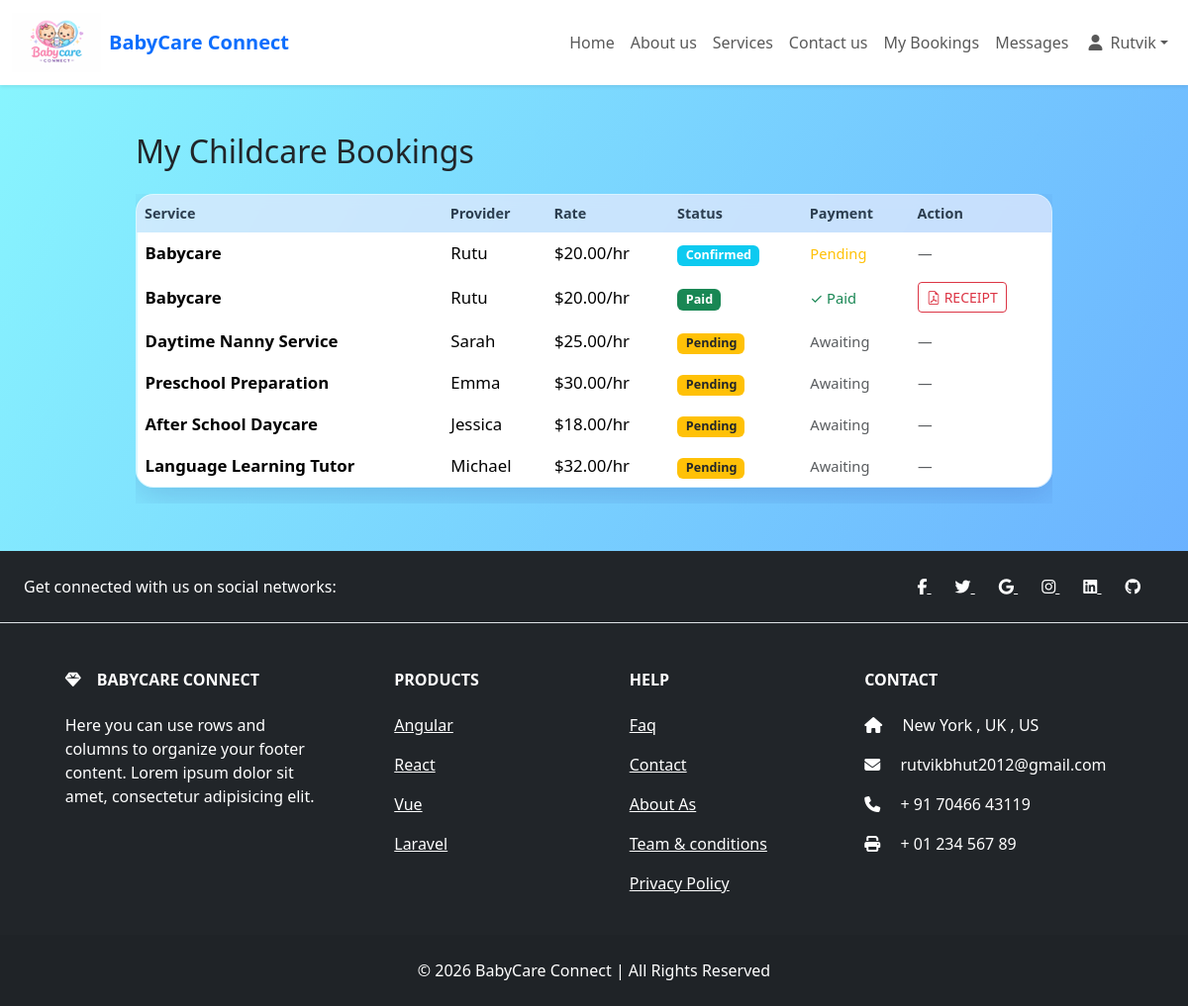
Screenshot of /my-bookings/ (signed in) with the database file from the repository.
### babycareapp/models.py (models this page shows, shortened)
class User(AbstractUser):
    IS_PARENT = 'parent'
    IS_PROVIDER = 'provider'
    IS_ADMIN = 'admin'
    ROLE_CHOICES = [
        (IS_PARENT, 'Parent'),
        (IS_PROVIDER, 'Childcare Provider'),
        (IS_ADMIN, 'Admin'),
    ]
    email = models.EmailField(unique=True)
    role = models.CharField(max_length=10, choices=ROLE_CHOICES, default=IS_PARENT)
    phone_number = models.CharField(max_length=15, blank=True)
    address = models.TextField(blank=True)
    last_activity = models.DateTimeField(null=True, blank=True)
    is_typing = models.BooleanField(default=False)
    typing_to = models.IntegerField(null=True, blank=True)
    USERNAME_FIELD = 'email'
    REQUIRED_FIELDS = ['username']

class Booking(models.Model):
    parent = models.ForeignKey(
        settings.AUTH_USER_MODEL,
        on_delete=models.CASCADE,
        limit_choices_to={'role': 'parent'}
    )
    service = models.ForeignKey(Service, on_delete=models.CASCADE)
    start_date = models.DateField()
    status = models.CharField(
        max_length=20,
        choices=[('pending', 'Pending'), ('confirmed', 'Confirmed'), ('paid', 'Paid')],
        default='pending'
    )

class Service(models.Model):
    provider = models.ForeignKey(
        settings.AUTH_USER_MODEL,
        on_delete=models.CASCADE,
        limit_choices_to={'role': 'provider'}
    )
    image = models.ImageField(upload_to='service_images/', null=True, blank=True)
    title = models.CharField(max_length=200) # e.g., "Full-time Nanny"
    description = models.TextField(blank=True, null=True)
    hourly_rate = models.DecimalField(max_digits=10, decimal_places=2)
    location = models.CharField(max_length=255)
    is_available = models.BooleanField(default=True)
    created_at = models.DateTimeField(auto_now_add=True)

### babycareapp/views.py (the view)
# urls.py: path('my-bookings/', views.parent_bookings, name='parent_bookings'),
@login_required
def parent_bookings(request):
    if not hasattr(request.user, 'role') or request.user.role != 'parent':
        messages.error(request, 'Only parents can view their bookings.')
        return redirect('service_list')
    bookings = Booking.objects.filter(parent=request.user).order_by('-id')
    return render(request, 'babycareapp/parent_bookings.html', {'bookings': bookings})

### babycareapp/context_processors.py (called while the page is built)
def unread_messages(request):
    if request.user.is_authenticated:
        count = Message.objects.filter(receiver=request.user, is_read=False).count()
        return {'unread_count': count}
    return {'unread_count': 0}

### babycareapp/templates/babycareapp/parent_bookings.html (shortened to what this page needs)
{% extends "babycareapp/nav.html" %}
{% block content %}
<!DOCTYPE html>
<html lang="en">
<head>
    <link href="https://cdn.jsdelivr.net/npm/bootstrap@5.3.2/dist/css/bootstrap.min.css" rel="stylesheet">
    <link rel="stylesheet" href="https://cdn.jsdelivr.net/npm/bootstrap-icons@1.11.0/font/bootstrap-icons.css">
    <link rel="stylesheet" href="https://cdn.jsdelivr.net/npm/aos@2.3.4/dist/aos.css" />
</head>
<body>
    <div class="container mt-5 mb-5">
        <div class="row">
            <div class="col-lg-10 mx-auto">
                <h2 class="mb-4 " data-aos="fade-down">My Childcare Bookings</h2>
                {% if bookings %}
                    <div class="table-responsive" data-aos="fade-up" data-aos-delay="150">
                        <table class="table glass-table table-hover">
                            <thead>
                                <tr>
                                    <th>Service</th>
                                    <th>Provider</th>
                                    <th>Rate</th>
                                    <th>Status</th>
                                    <th>Payment</th>
                                    <th>Action</th>
                                </tr>
                            </thead>
                            <tbody>
                                {% for b in bookings %}
                                <tr data-aos="zoom-in" data-aos-delay="{{ forloop.counter0|add:1 }}00">
                                    <td><strong>{{ b.service.title }}</strong></td>
                                    <td>{{ b.service.provider.first_name }}</td>
                                    <td>${{ b.service.hourly_rate }}/hr</td>
                                    <td>
                                        {% if b.status == 'pending' %}
                                            <span class="badge bg-warning text-dark" data-aos="pulse">Pending</span>
                                        {% elif b.status == 'confirmed' %}
                                            <span class="badge bg-info" data-aos="pulse">Confirmed</span>
                                        {% elif b.status == 'paid' %}
                                            <span class="badge bg-success" data-aos="pulse">Paid</span>
                                        {% else %}
                                            <span class="badge bg-secondary" data-aos="pulse">{{ b.status }}</span>
                                        {% endif %}
                                    </td>
                                    <td>
                                        {% if b.status == 'confirmed' %}
                                            <small class="text-warning">Pending</small>
                                        {% elif b.status == 'paid' %}
                                            <small class="text-success">✓ Paid</small>
                                        {% else %}
                                            <small class="text-muted">Awaiting</small>
                                        {% endif %}
                                    </td>
                                    <td>
                                        {% if b.status == 'paid' %}
                                            <a href="{% url 'view_invoice' b.id %}" class="btn btn-sm btn-outline-danger" title="View Invoice">
                                                <i class="bi bi-file-earmark-pdf"></i> Receipt
                                            </a>
                                        {% else %}
                                            <small class="text-muted">—</small>
                                        {% endif %}
                                    </td>
                                </tr>
                                {% endfor %}
                            </tbody>
                        </table>
                    </div>
                {% else %}
                    <div class="alert alert-info" role="alert" data-aos="fade-in">
                        <i class="bi bi-info-circle"></i> You haven't made any bookings yet. <a href="{% url 'service_list' %}" class="alert-link">Browse services</a>
                    </div>
                {% endif %}
            </div>
        </div>
    </div>
</body>
</html>
{% endblock content %}

### babycareapp/templates/babycareapp/nav.html (shortened to what this page needs)
{% load static %}
<!DOCTYPE html>
<html lang="en">
<head>
    <link href="https://cdn.jsdelivr.net/npm/bootstrap@5.3.2/dist/css/bootstrap.min.css" rel="stylesheet">
    <link rel="stylesheet" href="path/to/font-awesome/css/font-awesome.min.css">
     <link rel="stylesheet" href="https://cdnjs.cloudflare.com/ajax/libs/font-awesome/4.7.0/css/font-awesome.min.css">
      <link rel="stylesheet" href="https://cdnjs.cloudflare.com/ajax/libs/font-awesome/6.5.1/css/all.min.css">
      <link rel="stylesheet"
      href="https://cdnjs.cloudflare.com/ajax/libs/font-awesome/6.5.1/css/all.min.css">
        <link
  href="https://cdnjs.cloudflare.com/ajax/libs/mdb-ui-kit/6.4.2/mdb.min.css"
  rel="stylesheet"
/>
</head>
<body>
<nav class="navbar navbar-expand-lg navbar-light bg-white sticky-top shadow-sm">
    <div class="container-fluid">
        <a class="navbar-brand d-flex align-items-center" href="{% url 'home' %}">
            <img src="{% static 'images/logo.png' %}" alt="BabyCare Connect Logo" height="60" class="d-inline-block align-top me-2">
            <span class="fw-bold text-primary d-none d-sm-block">BabyCare Connect</span>
        </a>
        <div class="collapse navbar-collapse" id="navMenu">
            <ul class="navbar-nav ms-auto">
                {% if request.resolver_match.url_name == 'home' or request.resolver_match.url_name == 'user_profile' %}
                <li class="nav-item"><a class="nav-link active disabled" href="#">Home</a></li>
                <li class="nav-item"><a class="nav-link" href="{% url "about" %}">About us</a></li>
                {% else %}
                <li class="nav-item"><a class="nav-link" href="{% url "home" %}">Home</a></li>
                <li class="nav-item"><a class="nav-link" href="{% url "about" %}">About us</a></li>
                {% endif %}
                {% if request.user.is_authenticated %}
                <li class="nav-item"><a class="nav-link" href="{% url "service_list" %}">Services</a></li>
                <li class="nav-item"><a class="nav-link" href="{% url "contact" %}">Contact us</a></li>
                {% if request.user.role == 'provider' %}
                <li class="nav-item"><a class="nav-link" href="{% url "provider_dashboard" %}">Dashboard</a></li>
                <li class="nav-item"><a class="nav-link" href="{% url "inbox" %}">Messages</a></li>
                {% elif request.user.role == 'parent' %}
                <li class="nav-item"><a class="nav-link" href="{% url "parent_bookings" %}">My Bookings</a></li>
                <li class="nav-item"><a class="nav-link" href="{% url "inbox" %}">Messages</a></li>
                {% elif request.user.role == 'admin' %}
                <li class="nav-item"><a class="nav-link" href="{% url "admin_dashboard" %}">Admin Dashboard</a></li>
                {% endif %}
                {% else %}
                <li class="nav-item"><a class="nav-link" href="{% url "contact" %}">Contact us</a></li>
                {% endif %}
                {% if request.user.is_authenticated %}
                <li class="nav-item dropdown">
                  <a class="nav-link dropdown-toggle d-flex align-items-center" href="#" id="navbarDropdownMenuLink" role="button" data-bs-toggle="dropdown" aria-expanded="false">
                    <i class="fas fa-user mx-1"></i>
                    <span class="ms-1">
                        {% if request.user.first_name %}
                            {{ request.user.first_name }}
                        {% else %}
                            {{ request.user.email|truncatechars:20 }}
                        {% endif %}
                    </span>
                  </a>
                </li>
                {% else %}
                <li class="nav-item"><a class="nav-link btn btn-baby-blue text-white px-4 mx-1" href="{% url "login" %}">Login</a></li>
                <li class="nav-item"><a class="nav-link btn btn-baby-pink text-white px-4 mx-1" href="{% url 'register' %}">Register</a></li>
                {% endif %}
            </ul>
        </div>
    </div>
</nav>
{% block content %}
{% endblock content %}
<footer class="text-center text-lg-start bg-dark text-white ">
  <section class="d-flex justify-content-center justify-content-lg-between p-4 border-bottom ">
    <div class="me-5 d-none d-lg-block">
      <span>Get connected with us on social networks:</span>
    </div>
    <div>
      <a href="" class="me-4 text-reset">
        <i class="fab fa-facebook-f"></i>
      </a>
      <a href="" class="me-4 text-reset">
        <i class="fab fa-twitter"></i>
      </a>
      <a href="" class="me-4 text-reset">
        <i class="fab fa-google"></i>
      </a>
      <a href="" class="me-4 text-reset">
        <i class="fab fa-instagram"></i>
      </a>
      <a href="" class="me-4 text-reset">
        <i class="fab fa-linkedin"></i>
      </a>
      <a href="" class="me-4 text-reset">
        <i class="fab fa-github"></i>
      </a>
    </div>
  </section>
  <section class="">
    <div class="container text-center text-md-start mt-5">
      <div class="row mt-3">
        <div class="col-md-3 col-lg-4 col-xl-3 mx-auto mb-4">
          <h6 class="text-uppercase fw-bold mb-4">
            <i class="fas fa-gem me-3"></i>BabyCare Connect
          </h6>
          <p>
            Here you can use rows and columns to organize your footer content. Lorem ipsum
            dolor sit amet, consectetur adipisicing elit.
          </p>
        </div>
        <div class="col-md-2 col-lg-2 col-xl-2 mx-auto mb-4">
          <h6 class="text-uppercase fw-bold mb-4">
            Products
          </h6>
          <p>
            <a href="#!" class="text-reset">Angular</a>
          </p>
          <p>
            <a href="#!" class="text-reset">React</a>
          </p>
          <p>
            <a href="#!" class="text-reset">Vue</a>
          </p>
          <p>
            <a href="#!" class="text-reset">Laravel</a>
          </p>
        </div>
        <div class="col-md-3 col-lg-2 col-xl-2 mx-auto mb-4">
          <h6 class="text-uppercase fw-bold mb-4">
            Help
          </h6>
          <p>
            <a href="#!" class="text-reset">Faq</a>
          </p>
          <p>
            <a href="{% url "contact" %}" class="text-reset">Contact</a>
          </p>
          <p>
            <a href="{% url "about" %}" class="text-reset">About As</a>
          </p>
          <p>
            <a href="#!" class="text-reset">Team & conditions</a>
          </p>
          <p>
            <a href="#!" class="text-reset">Privacy Policy</a>
          </p>
        </div>
        <div class="col-md-4 col-lg-3 col-xl-3 mx-auto mb-md-0 mb-4">
          <h6 class="text-uppercase fw-bold mb-4">Contact</h6>
          <p><i class="fas fa-home me-3"></i> New York , UK , US</p>
          <p>
            <i class="fas fa-envelope me-3"></i>
            rutvikbhut2012@gmail.com
          </p>
          <p><i class="fas fa-phone me-3"></i> + 91 70466 43119</p>
          <p><i class="fas fa-print me-3"></i> + 01 234 567 89</p>
        </div>
      </div>
    </div>
  </section>
  <div class="text-center p-4" style="background-color: rgba(0, 0, 0, 0.05);">
    © 2026 BabyCare Connect | All Rights Reserved
  </div>
</footer>
</body>
</html>

### babycareapp/templates/babycareapp/parent_bookings.html (style rules this page uses)
body { background: linear-gradient(120deg, #89f7fe 0%, #66a6ff 100%); min-height: 100vh; }
.table-responsive[data-aos] { opacity: 0; transform: translateY(40px); transition: opacity 0.8s, transform 0.8s; }
.aos-animate.table-responsive[data-aos] { opacity: 1; transform: translateY(0); }
.badge[data-aos] { animation: pulse-badge 1.2s infinite alternate; }
.glass-table { background: rgba(255,255,255,0.7); box-shadow: 0 8px 32px 0 rgba(31, 38, 135, 0.18); backdrop-filter: blur(7px); -webkit-backdrop-filter: blur(7px); border-radius: 18px; border: 1px solid rgba(255,255,255,0.18); overflow: hidden; }
.glass-table thead th { background: rgba(102, 126, 234, 0.12) !important; color: #2c3e50; font-weight: 700; border: none; }
.glass-table tbody tr { transition: background 0.3s, box-shadow 0.3s; }
.glass-table td, .glass-table th { border: none !important; vertical-align: middle; }
.glass-table td { font-size: 1.05rem; }

### rows the page displays
User: user.first_name "Rutvik"
Booking: service "Babycare", service.provider.first_name "Rutu", service.hourly_rate "20.00", status "Confirmed"
Booking: service "Babycare", service.provider.first_name "Rutu", service.hourly_rate "20.00", status "Paid"
Booking: service "Daytime Nanny Service", service.provider.first_name "Sarah", service.hourly_rate "25.00", status "Pending"
Booking: service "Preschool Preparation", service.provider.first_name "Emma", service.hourly_rate "30.00", status "Pending"
Booking: service "After School Daycare", service.provider.first_name "Jessica", service.hourly_rate "18.00", status "Pending"
Booking: service "Language Learning Tutor", service.provider.first_name "Michael", service.hourly_rate "32.00", status "Pending"
